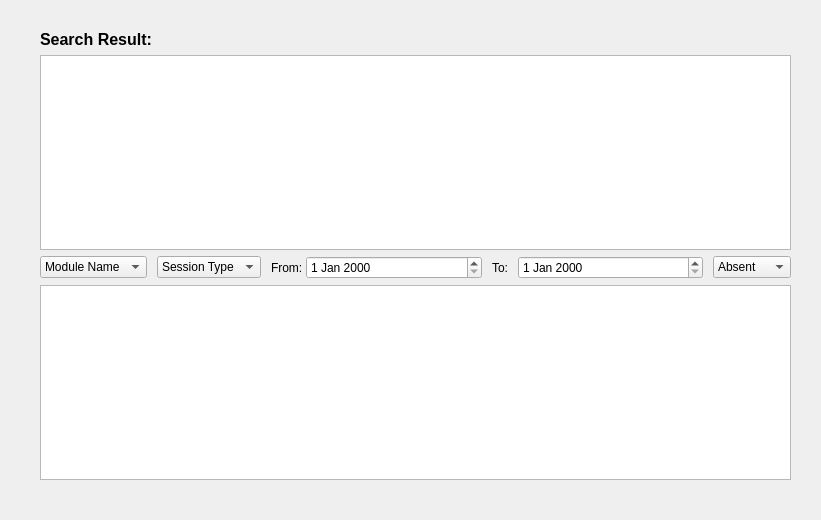
<?xml version="1.0" encoding="UTF-8"?>
<ui version="4.0">
 <class>Frame</class>
 <widget class="QFrame" name="Frame">
  <property name="geometry">
   <rect>
    <x>0</x>
    <y>0</y>
    <width>821</width>
    <height>520</height>
   </rect>
  </property>
  <property name="windowTitle">
   <string>Frame</string>
  </property>
  <layout class="QGridLayout" name="gridLayout">
   <property name="leftMargin">
    <number>40</number>
   </property>
   <property name="topMargin">
    <number>30</number>
   </property>
   <property name="rightMargin">
    <number>30</number>
   </property>
   <property name="bottomMargin">
    <number>40</number>
   </property>
   <item row="0" column="0">
    <widget class="QLabel" name="frameName_TBS">
     <property name="font">
      <font>
       <pointsize>12</pointsize>
       <weight>75</weight>
       <bold>true</bold>
      </font>
     </property>
     <property name="text">
      <string>Search Result:</string>
     </property>
    </widget>
   </item>
   <item row="2" column="0">
    <layout class="QHBoxLayout" name="horizontalLayout" stretch="1,1,3,3,1">
     <property name="spacing">
      <number>10</number>
     </property>
     <item>
      <widget class="QComboBox" name="comboBox">
       <item>
        <property name="text">
         <string>Module Name</string>
        </property>
       </item>
      </widget>
     </item>
     <item>
      <widget class="QComboBox" name="comboBox_2">
       <item>
        <property name="text">
         <string>Session Type</string>
        </property>
       </item>
       <item>
        <property name="text">
         <string>Lecture</string>
        </property>
       </item>
       <item>
        <property name="text">
         <string>Tutorial</string>
        </property>
       </item>
       <item>
        <property name="text">
         <string>Lab/Seminar</string>
        </property>
       </item>
      </widget>
     </item>
     <item>
      <layout class="QHBoxLayout" name="horizontalLayout_2" stretch="1,8">
       <property name="spacing">
        <number>3</number>
       </property>
       <item>
        <widget class="QLabel" name="label">
         <property name="text">
          <string>From:</string>
         </property>
        </widget>
       </item>
       <item>
        <widget class="QDateEdit" name="dateEdit"/>
       </item>
      </layout>
     </item>
     <item>
      <layout class="QHBoxLayout" name="horizontalLayout_3" stretch="1,8">
       <property name="spacing">
        <number>3</number>
       </property>
       <item>
        <widget class="QLabel" name="label_2">
         <property name="text">
          <string>To:</string>
         </property>
        </widget>
       </item>
       <item>
        <widget class="QDateEdit" name="dateEdit_2"/>
       </item>
      </layout>
     </item>
     <item>
      <widget class="QComboBox" name="comboBox_5">
       <item>
        <property name="text">
         <string>Absent</string>
        </property>
       </item>
       <item>
        <property name="text">
         <string>Attended</string>
        </property>
       </item>
      </widget>
     </item>
    </layout>
   </item>
   <item row="1" column="0">
    <widget class="QTextBrowser" name="summary_textBrowser"/>
   </item>
   <item row="3" column="0">
    <widget class="QListView" name="attendance_listView"/>
   </item>
  </layout>
 </widget>
 <resources/>
 <connections/>
</ui>
